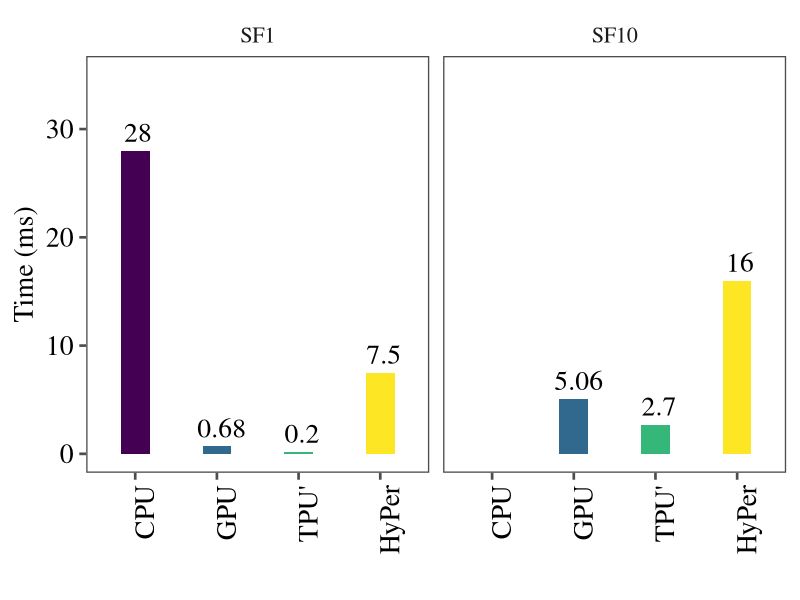
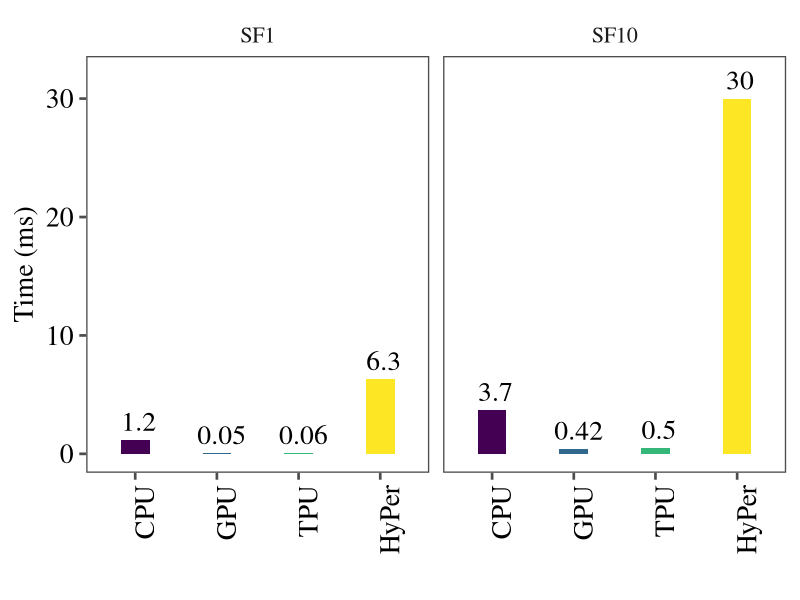
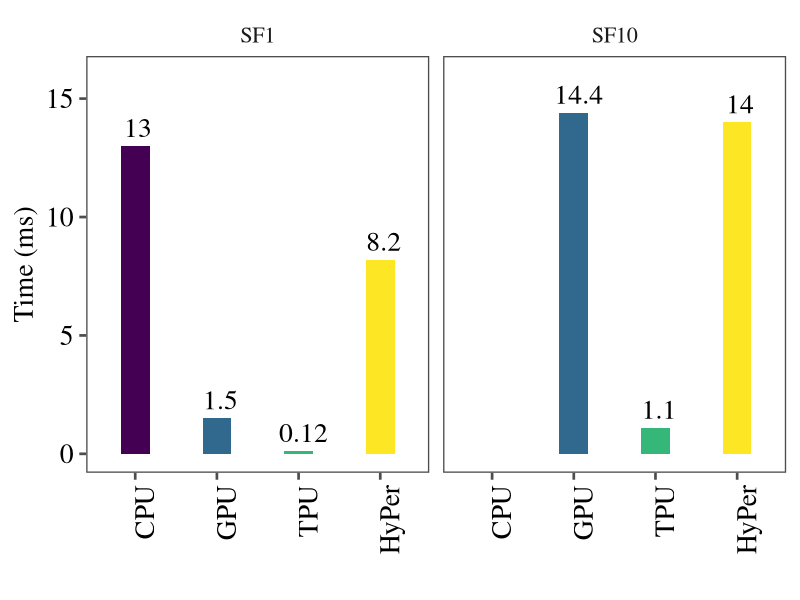
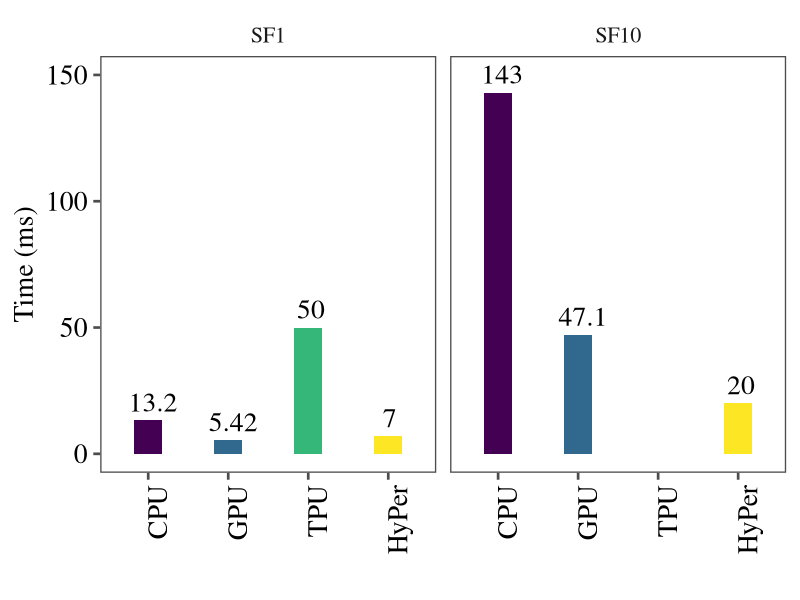
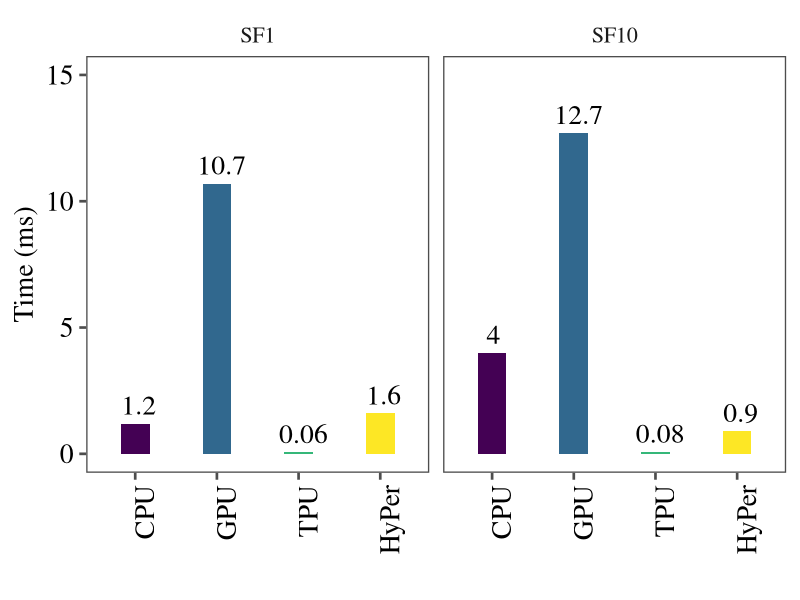
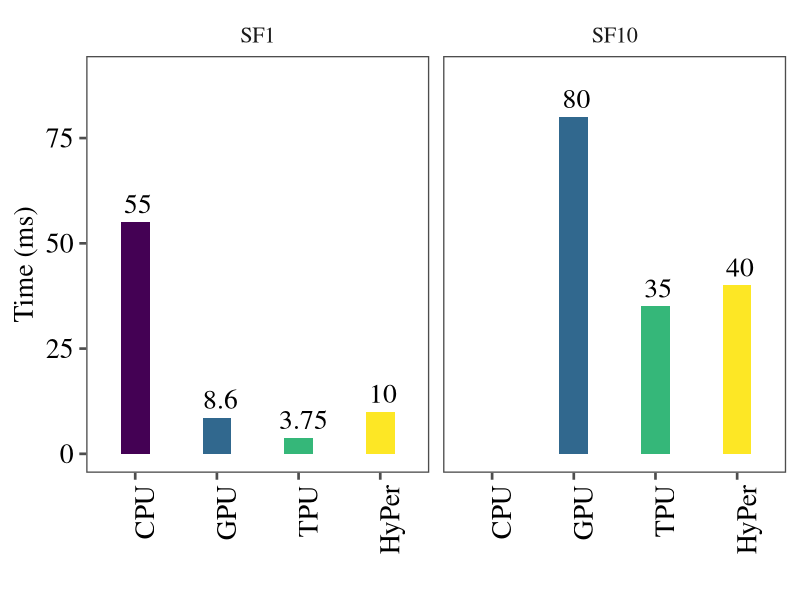
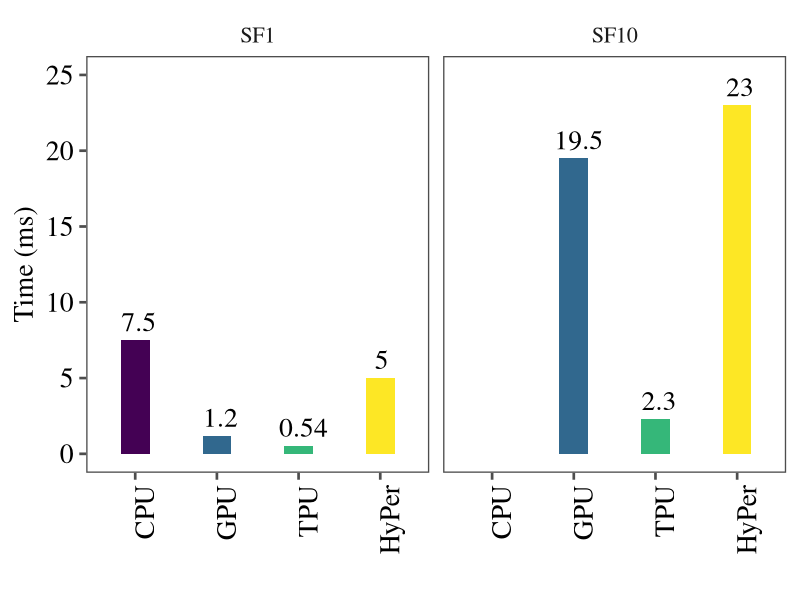

Write R code to recreate these figures, in order.
library("ggplot2")
library("ggthemes")

textsize <- 20
theme <- theme_few(base_size = textsize, base_family= "serif") + 
theme(legend.position="none",  axis.text=element_text(size=textsize, colour = "black"),
        axis.title=element_text(size=textsize, colour = "black"))


	# pdf(out, height=5, width=6)
	# print(ggplot(df, aes(x=sys, y=time_sec, group=sys)) + geom_bar(stat="identity", position = position_dodge(), width=.35, fill = "#777777") + xlab("") + ylab("Median time (s)") + theme + scale_x_discrete(labels=c(la, lb)) + geom_errorbar(aes(ymin=loconf, ymax=hiconf), width=.1, size=1.2) + geom_text(aes(label=round(time_sec, 2)), vjust=-.5, hjust=-.5, family="serif", size=7) )

	# dev.off() 


df <- data.frame(sys=c("CPU", "GPU", "TPU'", "HyPer", "CPU", "GPU", "TPU'", "HyPer"), time_sec=c(28, 0.68, 0.2, 7.5, NA, 5.06, 2.7, 16), grp=c("SF1","SF1","SF1","SF1","SF10","SF10","SF10","SF10"), stringsAsFactors=F)

df$sys <- ordered(df$sys, levels=c("CPU", "GPU", "TPU'", "HyPer"))

pdf("micro-filter.pdf", height=5, width=6)
print(ggplot(df, aes(x=sys, y=time_sec, group=sys, fill=sys)) + geom_bar(stat="identity", position = position_dodge(), width=.35) + xlab("") + ylab("Time (ms)") + theme + geom_text(aes(label=round(time_sec, 2)), vjust=-.5, hjust=.4, family="serif", size=7) + scale_y_continuous(limits=c(0, 35)) + theme(axis.text.x = element_text(angle = 90, hjust = 1))
	+ facet_grid(~grp) ) 

dev.off() 



df <- data.frame(sys=c("CPU", "GPU", "TPU", "HyPer", "CPU", "GPU", "TPU", "HyPer"), time_sec=c(1.20,0.05,0.06,6.3,3.7,0.42,0.5,30), grp=c("SF1","SF1","SF1","SF1","SF10","SF10","SF10","SF10"), stringsAsFactors=F)

df$sys <- ordered(df$sys, levels=c("CPU", "GPU", "TPU", "HyPer"))

pdf("micro-aggr.pdf", height=5, width=6)
print(ggplot(df, aes(x=sys, y=time_sec, group=sys, fill=sys)) + geom_bar(stat="identity", position = position_dodge(), width=.35) + xlab("") + ylab("Time (ms)") + theme + geom_text(aes(label=round(time_sec, 2)), vjust=-.5, hjust=.4, family="serif", size=7) + scale_y_continuous(limits=c(0, 32)) + theme(axis.text.x = element_text(angle = 90, hjust = 1))
	+ facet_grid(~grp) ) 

dev.off() 





df <- data.frame(sys=c("CPU", "GPU", "TPU", "HyPer", "CPU", "GPU", "TPU", "HyPer"), time_sec=c(13, 1.5, 0.12, 8.2,NA,14.4, 1.1, 14), grp=c("SF1","SF1","SF1","SF1","SF10","SF10","SF10","SF10"), stringsAsFactors=F)

df$sys <- ordered(df$sys, levels=c("CPU", "GPU", "TPU", "HyPer"))

pdf("micro-group.pdf", height=5, width=6)
print(ggplot(df, aes(x=sys, y=time_sec, group=sys, fill=sys)) + geom_bar(stat="identity", position = position_dodge(), width=.35) + xlab("") + ylab("Time (ms)") + theme + geom_text(aes(label=round(time_sec, 2)), vjust=-.5, hjust=.4, family="serif", size=7) + scale_y_continuous(limits=c(0, 16)) + theme(axis.text.x = element_text(angle = 90, hjust = 1))
	+ facet_grid(~grp) ) 

dev.off() 




df <- data.frame(sys=c("CPU", "GPU", "TPU", "HyPer", "CPU", "GPU", "TPU", "HyPer"), time_sec=c(13.2, 5.42, 50, 7, 143, 47.1, NA, 20), grp=c("SF1","SF1","SF1","SF1","SF10","SF10","SF10","SF10"), stringsAsFactors=F)

df$sys <- ordered(df$sys, levels=c("CPU", "GPU", "TPU", "HyPer"))

pdf("micro-limit.pdf", height=5, width=6)
print(ggplot(df, aes(x=sys, y=time_sec, group=sys, fill=sys)) + geom_bar(stat="identity", position = position_dodge(), width=.35) + xlab("") + ylab("Time (ms)") + theme + geom_text(aes(label=round(time_sec, 2)), vjust=-.5, hjust=.4, family="serif", size=7) + scale_y_continuous(limits=c(0, 150)) + theme(axis.text.x = element_text(angle = 90, hjust = 1))
	+ facet_grid(~grp) ) 

dev.off() 



df <- data.frame(sys=c("CPU", "GPU", "TPU", "HyPer", "CPU", "GPU", "TPU", "HyPer"), time_sec=c(1.2,10.7, 0.06, 1.6, 4, 12.7, 0.08, 0.9), grp=c("SF1","SF1","SF1","SF1","SF10","SF10","SF10","SF10"), stringsAsFactors=F)

df$sys <- ordered(df$sys, levels=c("CPU", "GPU", "TPU", "HyPer"))

pdf("micro-join.pdf", height=5, width=6)
print(ggplot(df, aes(x=sys, y=time_sec, group=sys, fill=sys)) + geom_bar(stat="identity", position = position_dodge(), width=.35) + xlab("") + ylab("Time (ms)") + theme + geom_text(aes(label=round(time_sec, 2)), vjust=-.5, hjust=.4, family="serif", size=7) + scale_y_continuous(limits=c(0, 15)) + theme(axis.text.x = element_text(angle = 90, hjust = 1))
	+ facet_grid(~grp) ) 

dev.off() 





df <- data.frame(sys=c("CPU", "GPU", "TPU", "HyPer", "CPU", "GPU", "TPU", "HyPer"), time_sec=c(55, 8.6, 3.75, 10, NA, 80, 35, 40), grp=c("SF1","SF1","SF1","SF1","SF10","SF10","SF10","SF10"), stringsAsFactors=F)

df$sys <- ordered(df$sys, levels=c("CPU", "GPU", "TPU", "HyPer"))

pdf("q1.pdf", height=5, width=6)
print(ggplot(df, aes(x=sys, y=time_sec, group=sys, fill=sys)) + geom_bar(stat="identity", position = position_dodge(), width=.35) + xlab("") + ylab("Time (ms)") + theme + geom_text(aes(label=round(time_sec, 2)), vjust=-.5, hjust=.4, family="serif", size=7) + scale_y_continuous(limits=c(0, 90)) + theme(axis.text.x = element_text(angle = 90, hjust = 1))
	+ facet_grid(~grp) ) 

dev.off() 





df <- data.frame(sys=c("CPU", "GPU", "TPU", "HyPer", "CPU", "GPU", "TPU", "HyPer"), time_sec=c(7.5, 1.2, 0.54, 5, NA, 19.5, 2.3, 23), grp=c("SF1","SF1","SF1","SF1","SF10","SF10","SF10","SF10"), stringsAsFactors=F)

df$sys <- ordered(df$sys, levels=c("CPU", "GPU", "TPU", "HyPer"))

pdf("q6.pdf", height=5, width=6)
print(ggplot(df, aes(x=sys, y=time_sec, group=sys, fill=sys)) + geom_bar(stat="identity", position = position_dodge(), width=.35) + xlab("") + ylab("Time (ms)") + theme + geom_text(aes(label=round(time_sec, 2)), vjust=-.5, hjust=.4, family="serif", size=7) + scale_y_continuous(limits=c(0, 25)) + theme(axis.text.x = element_text(angle = 90, hjust = 1))
	+ facet_grid(~grp) ) 

dev.off() 

